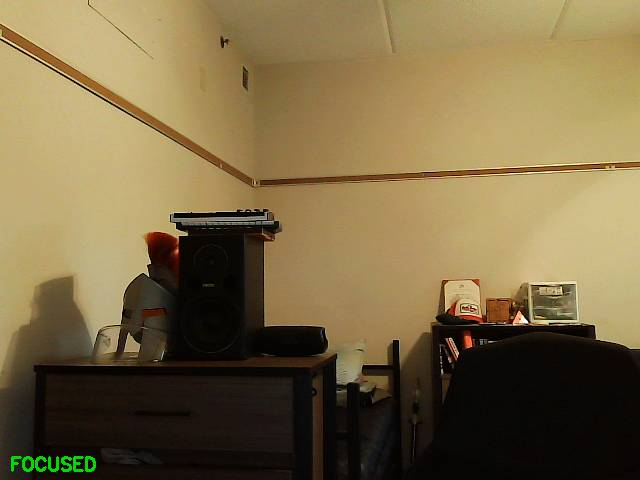
#> input picture art/made/2026-05-19_camera_source.jpg, 640 x 480 px; its folder holds only this picture in this run
$ python -i frame_quality.py   (imports and definitions only)   (older library calls are emulated)
#> lines starting #> are read from the running program, lines starting #| are printed output that depends on the picture; after the words box and inside, x2 and y2 are one past the last pixel; in counts of white or black regions, pixels touching at a corner belong together
#> further down, picture is the input picture: shape (480, 640, 3); mean B, G, R 69.5, 105.8, 123
"""
Phase 4 — explicit frame quality scoring (OpenCV, local).
Phase 5 — dedicated blur detection (Laplacian variance) with labels and confidence scales.

Computes per-metric scores, an overall score **compatible with legacy camera gating**,
and labels ``usable`` | ``weak`` | ``unreliable``. Logs with prefix ``[frame_quality]``.

Tuning knobs live in :mod:`config.ava_tuning` (``QUALITY_CONFIG``, ``BLUR_CONFIG``, etc.).

**Overall score** uses the same recipe as the former ``assess_frame_quality_basic``:
``0.55 * blur_norm + 0.45 * lum_comfort``, then ×0.82 if any ``reason_flags`` apply.
**Motion** / **occlusion** metrics are diagnostic only and do not change ``overall_quality_score``.

Future hooks: blur → scene summaries, recognition fallback, visual memory worthiness — see
``FrameQualityAssessment.meta`` and ``blur_reason_flags``.
"""
from __future__ import annotations

import time
from typing import Any, Optional

try:
    import cv2
    import numpy as np
except Exception:
    cv2 = None
    np = None

from config.ava_tuning import BLUR_CONFIG, CONFIDENCE_SCALE_CONFIG, QUALITY_CONFIG

from .perception_types import FrameQualityAssessment

# Public aliases (backward compatible; values from :mod:`config.ava_tuning`).
WEAK_MIN_OVERALL = QUALITY_CONFIG.weak_min_overall
USABLE_MIN_OVERALL = QUALITY_CONFIG.usable_min_overall
BLUR_VAR_SOFT_MAX = BLUR_CONFIG.var_soft_max
BLUR_VAR_SHARP_MIN = BLUR_CONFIG.var_sharp_min
BLUR_VAR_SCALE = BLUR_CONFIG.var_scale

_prev_gray_small: Optional[Any] = None


def classify_blur_laplacian_var(blur_var: float) -> tuple[str, list[str]]:
    """
    Map raw Laplacian variance to ``blur_label`` and ``blur_reason_flags``.

    Thresholds from ``BLUR_CONFIG`` (``var_soft_max``, ``var_sharp_min``).
    """
    bc = BLUR_CONFIG
    if blur_var < bc.var_soft_max:
        return "blurry", ["blur_blurry"]
    if blur_var < bc.var_sharp_min:
        return "soft", ["blur_soft"]
    return "sharp", []


def blur_layer_confidence_scales(blur_label: str) -> tuple[float, float, float]:
    """
    Multipliers for (recognition, expression, interpretation).

    Interpretation uses a **lighter** penalty than expression (salience / scene hooks).
    """
    bc = BLUR_CONFIG
    if blur_label == "sharp":
        return bc.sharp_recognition, bc.sharp_expression, bc.sharp_interpretation
    if blur_label == "soft":
        return bc.soft_recognition, bc.soft_expression, bc.soft_interpretation
    return bc.blurry_recognition, bc.blurry_expression, bc.blurry_interpretation


def _label_from_overall(overall: float) -> str:
    qc = QUALITY_CONFIG
    if overall >= qc.usable_min_overall:
        return "usable"
    if overall >= qc.weak_min_overall:
        return "weak"
    return "unreliable"


def confidence_scales_from_label(label: str) -> tuple[float, float]:
    """(recognition_scale, expression_scale) from overall quality label — Phase 4."""
    cs = CONFIDENCE_SCALE_CONFIG
    if label == "usable":
        return cs.usable_recognition, cs.usable_expression
    if label == "weak":
        return cs.weak_recognition, cs.weak_expression
    return cs.unreliable_recognition, cs.unreliable_expression


def compute_frame_quality(frame: Any) -> FrameQualityAssessment:
    """
    Analyze ``frame`` (BGR). Safe on ``None`` or import failure.
    """
    global _prev_gray_small
    qc = QUALITY_CONFIG
    bc = BLUR_CONFIG
    empty = FrameQualityAssessment(
        blur_value=0.0,
        blur_label="blurry",
        blur_confidence_scale=bc.blurry_recognition,
        blur_recognition_scale=bc.blurry_recognition,
        blur_expression_scale=bc.blurry_expression,
        blur_interpretation_scale=bc.blurry_interpretation,
        blur_reason_flags=["blur_blurry"],
        overall_quality_score=qc.empty_assessment_overall,
        quality_label="unreliable",
        reason_flags=["no_frame"],
        meta={"ts": time.time()},
    )
    if frame is None or cv2 is None or np is None:
        print(
            "[frame_quality] blur_value=0.0 blur_score=0.000 blur_label=blurry "
            "blur_scales=(0.78,0.72,0.90) darkness=0.000 overexposure=0.000 "
            "overall=0.000 label=unreliable (no_frame_or_cv)"
        )
        return empty

    try:
        gray = cv2.cvtColor(frame, cv2.COLOR_BGR2GRAY)
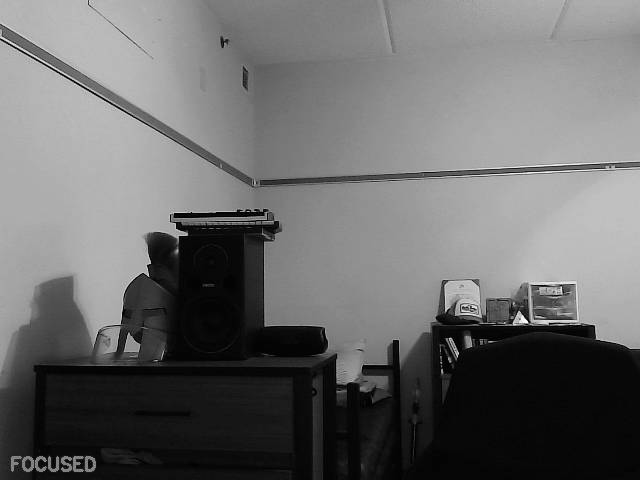
#> gray: shape (480, 640); min 0, max 252, mean 106.8
        blur_var = float(cv2.Laplacian(gray, cv2.CV_64F).var())
#> blur_var = 912.2
        mean_lum = float(gray.mean()) / 255.0
#> mean_lum = 0.419

        blur_label, blur_reason_flags = classify_blur_laplacian_var(blur_var)
#> blur_label = 'sharp'; blur_reason_flags = []
        br, be, bi = blur_layer_confidence_scales(blur_label)
#> br = 1; be = 1; bi = 1

        reason_flags: list[str] = []
        if blur_var < bc.var_soft_max:
            reason_flags.append("blurry")
        if mean_lum < qc.mean_lum_very_dark:
            reason_flags.append("very_dark")
        elif mean_lum < qc.mean_lum_low_light:
            reason_flags.append("low_light")
        if mean_lum > qc.mean_lum_overexposed:
            reason_flags.append("overexposed")

        blur_score = min(1.0, blur_var / bc.var_scale)
#> blur_score = 1
        lum_comfort = 1.0 - min(
            1.0, abs(mean_lum - qc.lum_comfort_center) * qc.lum_comfort_abs_scale
        )
#> lum_comfort = 0.998
        darkness_score = min(1.0, mean_lum / qc.darkness_norm_divisor)
#> darkness_score = 1
        if mean_lum < qc.darkness_floor_under_lum:
            darkness_score = min(darkness_score, qc.darkness_floor_cap)
        overexposure_score = 1.0
        if mean_lum > qc.overexposure_start_lum:
            overexposure_score = max(
                0.0,
                1.0 - (mean_lum - qc.overexposure_start_lum) / qc.overexposure_span,
            )

        # Legacy overall (matches former assess_frame_quality_basic).
        overall = qc.overall_blur_weight * blur_score + qc.overall_lum_weight * max(
            0.0, lum_comfort
        )
#> overall = 0.999
        if reason_flags:
            overall *= qc.reason_flags_overall_scale

        motion_smear_score = 1.0
        h, w = gray.shape[:2]
#> h = 480; w = 640
        scale = min(1.0, qc.motion_resize_ref_px / max(w, 1))
#> scale = 0.25
        small = cv2.resize(gray, (max(1, int(w * scale)), max(1, int(h * scale))))
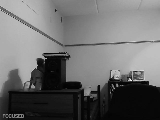
#> small: shape (120, 160); min 2, max 251, mean 107
        if _prev_gray_small is not None and _prev_gray_small.shape == small.shape:
            diff = np.mean(np.abs(small.astype(np.float32) - _prev_gray_small.astype(np.float32)))
            motion_smear_score = float(
                max(0.0, min(1.0, 1.0 - diff / qc.motion_diff_divisor))
            )
        _prev_gray_small = small.copy()

        occlusion_score = 1.0
        try:
            edges = cv2.Canny(gray, qc.canny_low, qc.canny_high)
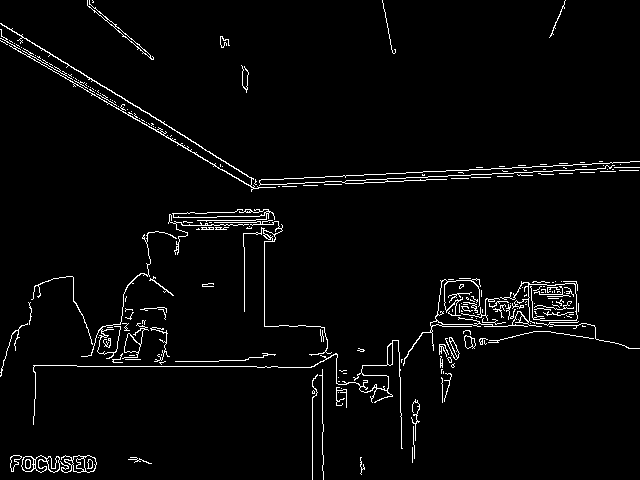
#> edges: shape (480, 640); 3% white in thin lines or dots
            edge_density = float(np.mean(edges > 0))
#> edge_density = 0.0303
            meta_occlusion = {"edge_density": round(edge_density, 4), "note": "provisional_occlusion_proxy"}
#> meta_occlusion = {'edge_density': 0.0303, 'note': 'provisional_occlusion_proxy'}
        except Exception:
            meta_occlusion = {"note": "occlusion_unavailable"}
            occlusion_score = qc.occlusion_fallback_score

        label = _label_from_overall(overall)
#> label = 'usable'
        meta = {
            "blur_var": round(blur_var, 2),
            "mean_lum": round(mean_lum, 4),
            "blur_label": blur_label,
            **meta_occlusion,
        }
#> meta = {'blur_var': 912.2, 'mean_lum': 0.419, 'blur_label': 'sharp', 'edge_density': 0.0303, 'note': 'provisional_occlusion_proxy'}

        print(
            f"[frame_quality] blur_value={blur_var:.1f} blur_score={blur_score:.3f} blur_label={blur_label} "
            f"blur_scales(rec,expr,interp)=({br:.2f},{be:.2f},{bi:.2f}) "
            f"darkness={darkness_score:.3f} overexposure={overexposure_score:.3f} "
            f"motion_smear={motion_smear_score:.3f} occlusion={occlusion_score:.3f} "
            f"overall={overall:.3f} label={label} flags={reason_flags}"
        )
#| [frame_quality] blur_value=912.2 blur_score=1.000 blur_label=sharp blur_scales(rec,expr,interp)=(1.00,1.00,1.00) darkness=1.000 overexposure=1.000 motion_smear=1.000 occlusion=1.000 overall=0.999 label=usable flags=[]

        return FrameQualityAssessment(
            blur_value=blur_var,
            blur_label=blur_label,
            blur_confidence_scale=br,
            blur_recognition_scale=br,
            blur_expression_scale=be,
            blur_interpretation_scale=bi,
            blur_reason_flags=list(blur_reason_flags),
            blur_score=blur_score,
            darkness_score=darkness_score,
            overexposure_score=overexposure_score,
            motion_smear_score=motion_smear_score,
            occlusion_score=occlusion_score,
            overall_quality_score=overall,
            quality_label=label,
            reason_flags=reason_flags,
            meta=meta,
        )
    except Exception as e:
        br, be, bi = blur_layer_confidence_scales("soft")
        print(f"[frame_quality] compute failed: {e} — provisional soft blur scales")
        return FrameQualityAssessment(
            blur_value=-1.0,
            blur_label="soft",
            blur_confidence_scale=br,
            blur_recognition_scale=br,
            blur_expression_scale=be,
            blur_interpretation_scale=bi,
            blur_reason_flags=["blur_quality_unavailable"],
            blur_score=0.5,
            darkness_score=0.5,
            overexposure_score=0.5,
            motion_smear_score=0.5,
            occlusion_score=0.5,
            overall_quality_score=0.5,
            quality_label="weak",
            reason_flags=["quality_unavailable"],
            meta={"error": str(e)},
        )


def assess_frame_quality_basic(frame: Any) -> tuple[float, list[str]]:
    """Backward-compatible (score, reasons) for callers expecting the old API."""
    q = compute_frame_quality(frame)
    return q.overall_quality_score, list(q.reason_flags)

>>> import cv2
>>> picture = cv2.imread('../art/made/2026-05-19_camera_source.jpg')
>>> result = compute_frame_quality(picture)

$ run again, on art/made/2026-05-19_halftone_iris.png
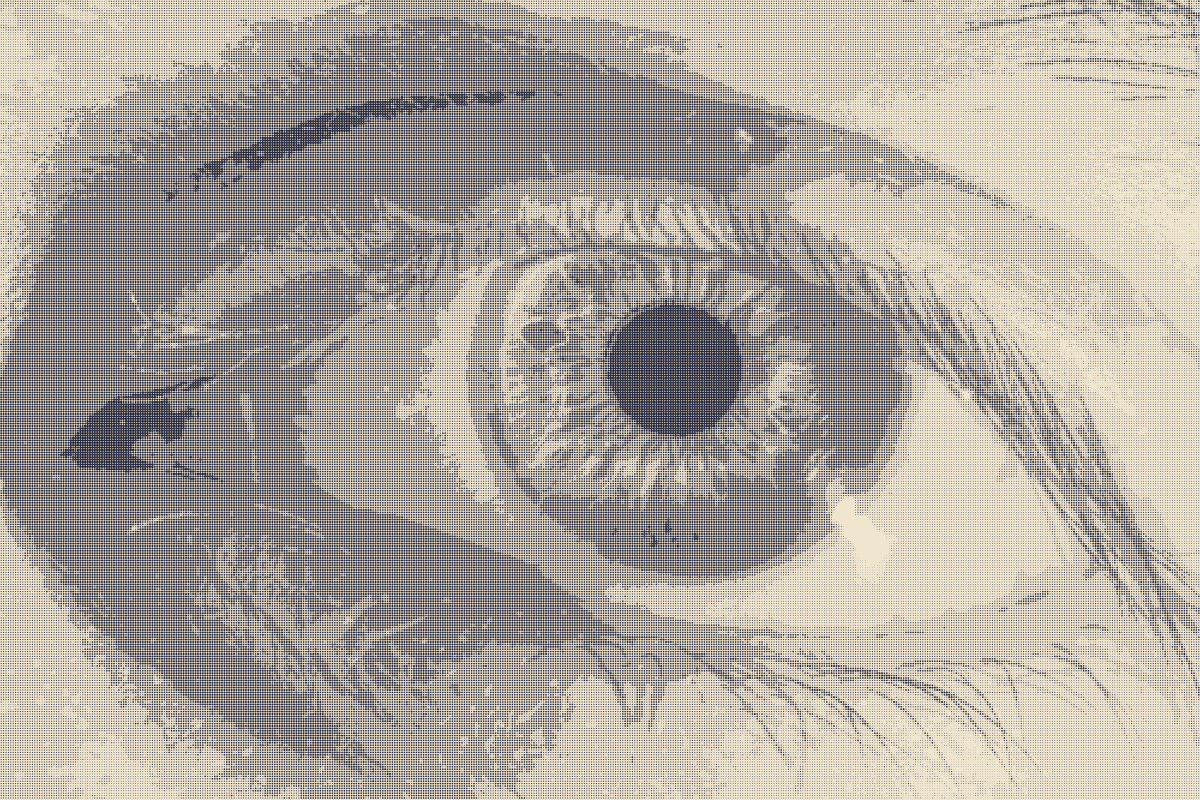
#> input picture art/made/2026-05-19_halftone_iris.png, 6000 x 3996 px (shown at 1/5 size)
#> picture is the input picture: shape (3996, 6000, 3); mean B, G, R 158.3, 166.6, 172.6
#> in compute_frame_quality, `gray = cv2.cvtColor(frame, cv2.COLOR_BGR2GRAY)`:
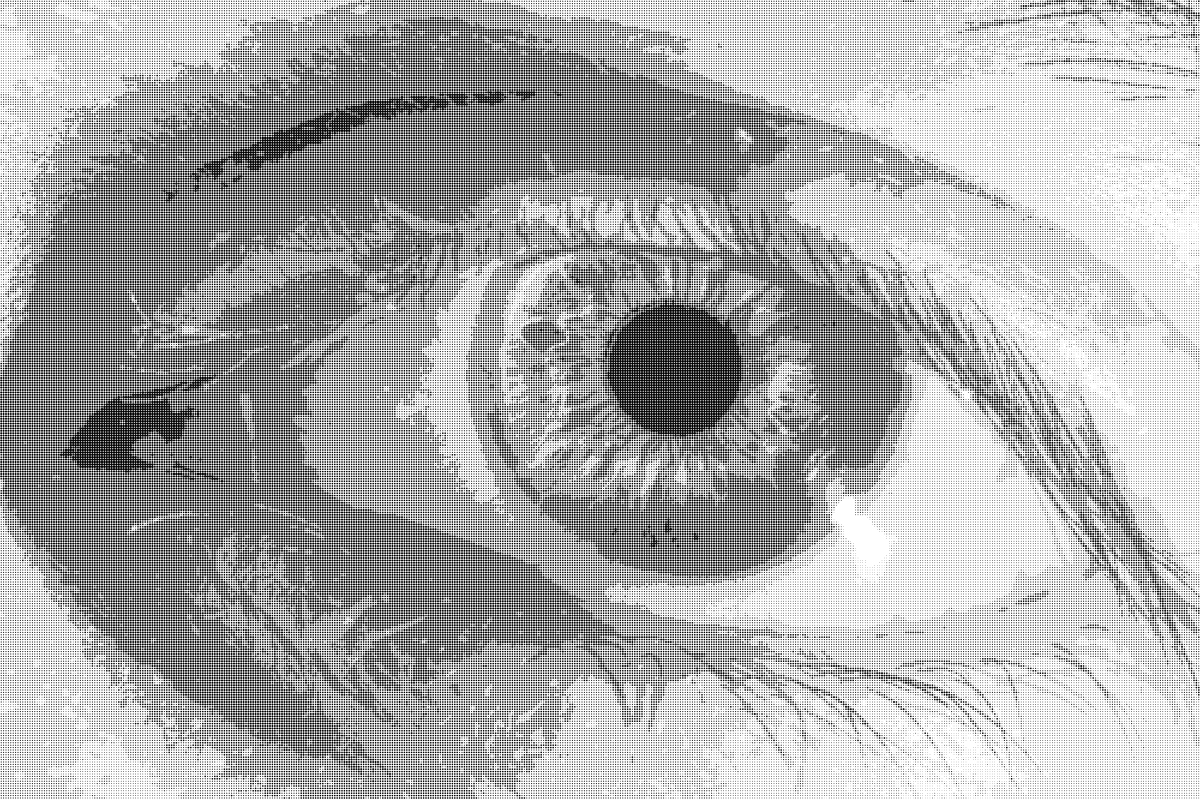
#> gray: shape (3996, 6000) (shown at 1/5 size); values 38 (black) and 230 (white), 67.3% white; 161650 black regions (30373 under 20 px), largest, box (x1, y1, x2, y2) and area: (3036, 1500, 3708, 2184) 269584, (300, 1980, 972, 2364) 106736, (1140, 480, 2244, 852) 76832
#> blur_var = 25842.7
#> mean_lum = 0.656
#> blur_label = 'sharp'; blur_reason_flags = []
#> br = 1
#> lum_comfort = 0.529
#> darkness_score = 1
#> overall = 0.788
#> in compute_frame_quality, `edges = cv2.Canny(gray, qc.canny_low, qc.canny_high)`:
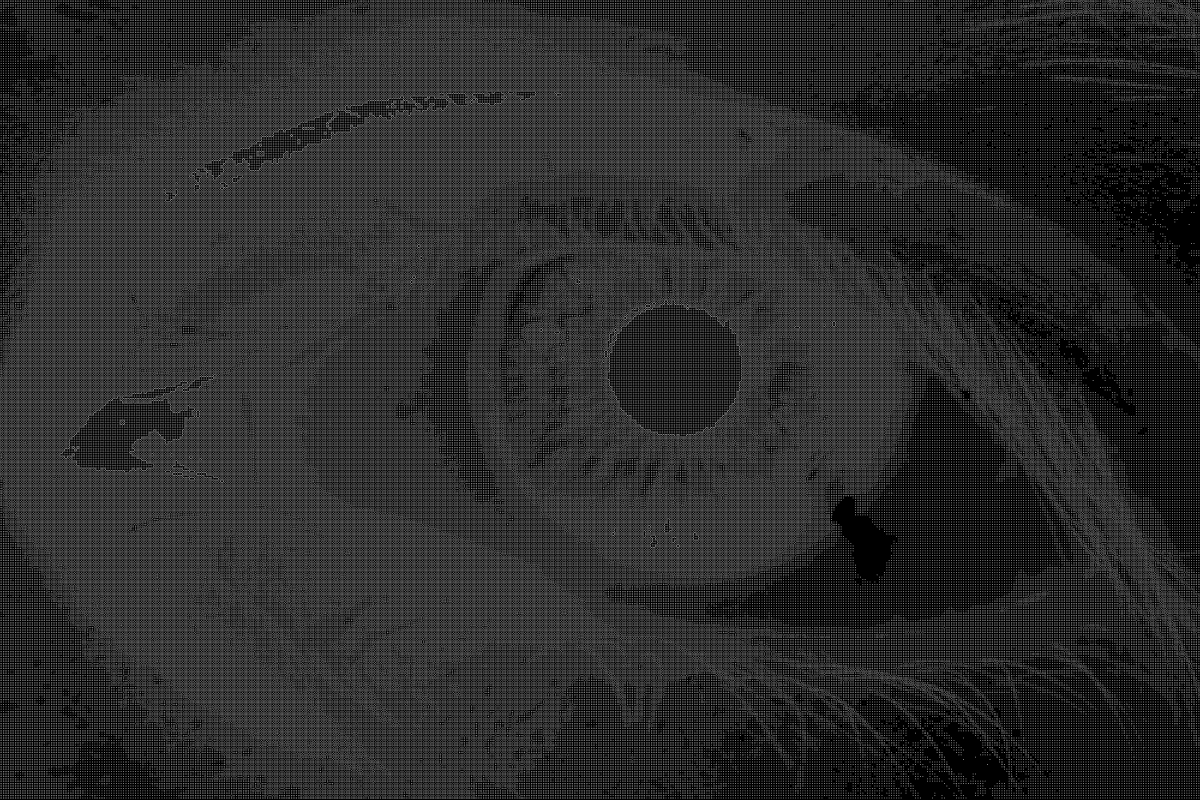
#> edges: shape (3996, 6000) (shown at 1/5 size); 16.8% white in thin lines or dots
#> edge_density = 0.168
#> meta_occlusion = {'edge_density': 0.168, 'note': 'provisional_occlusion_proxy'}
#> label = 'usable'
#> meta = {'blur_var': 25842.7, 'mean_lum': 0.656, 'blur_label': 'sharp', 'edge_density': 0.168, 'note': 'provisional_occlusion_proxy'}
#| [frame_quality] blur_value=25842.7 blur_score=1.000 blur_label=sharp blur_scales(rec,expr,interp)=(1.00,1.00,1.00) darkness=1.000 overexposure=1.000 motion_smear=1.000 occlusion=1.000 overall=0.788 label=usable flags=[]
